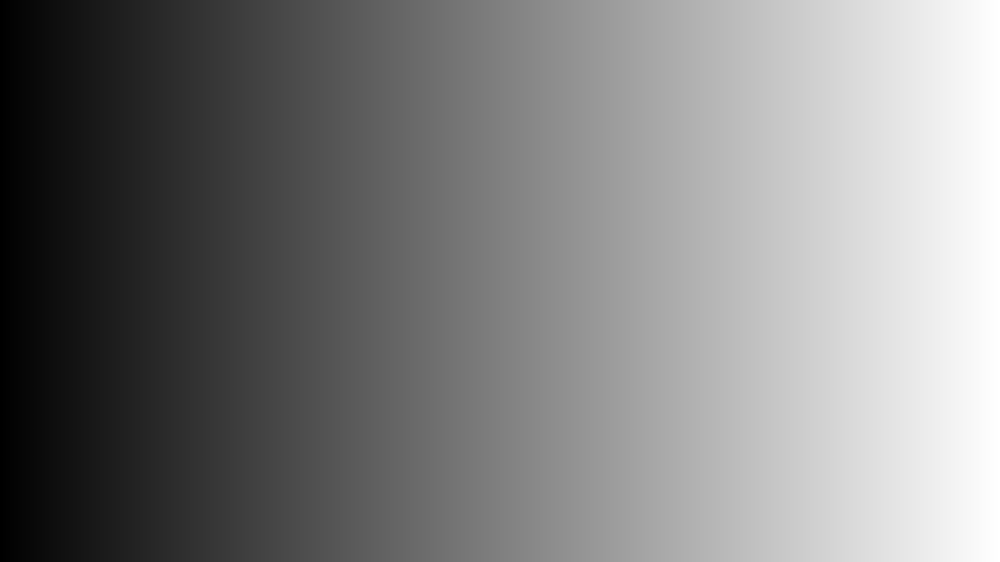
#> input picture DIP Lab/Projects/LAB/lab2/gradient.png, 1000 x 562 px, shrunk from 1920 x 1080 before the run, found by its file name
$ jupyter execute q1.ipynb
#> lines starting #> are read from the running program, lines starting #| are printed output that depends on the picture; after the words box and inside, x2 and y2 are one past the last pixel; in counts of white or black regions, pixels touching at a corner belong together
[cell 1]
import numpy as np
import cv2

[cell 2]
image = cv2.imread('E:/DIP/lab/lab2/gradient.png', 0)
#> image is the input picture: shape (562, 1000); min 0, max 255, mean 127.4
cv2.imshow('Original Image', image)
cv2.waitKey()

def quantize_image(img, levels):
#> called with levels = 16
    step = 256 // levels
    return (img // step) * step

a = quantize_image(image, 16)
b = quantize_image(image, 4)
#> call 2 of quantize_image, with levels = 4
#> in quantize_image (call 2), `return (img // step) * step`:
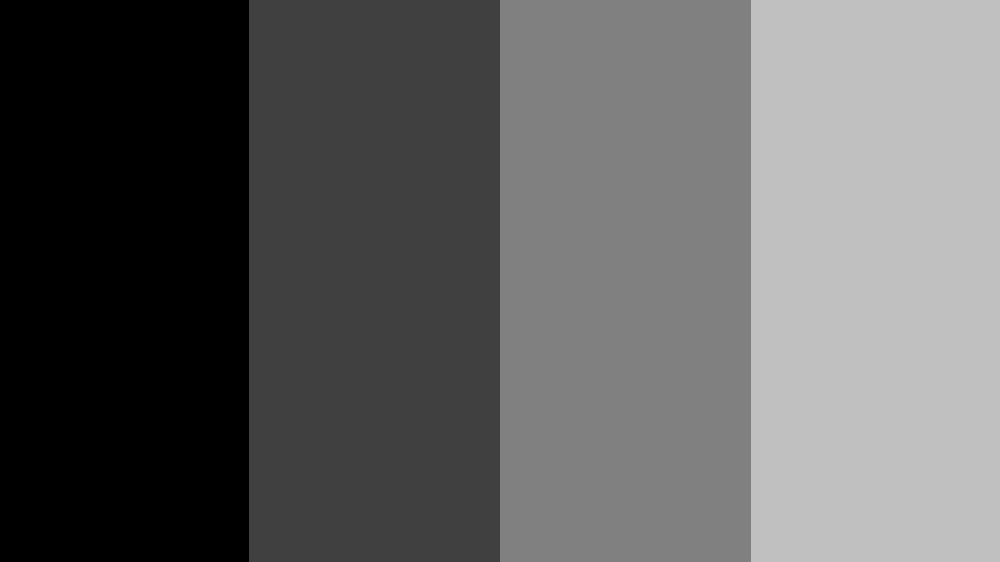
#> returned value: shape (562, 1000); min 0, max 192, mean 96
c = quantize_image(image, 2)
#> call 3 of quantize_image, with levels = 2
#> in quantize_image (call 3), `return (img // step) * step`:
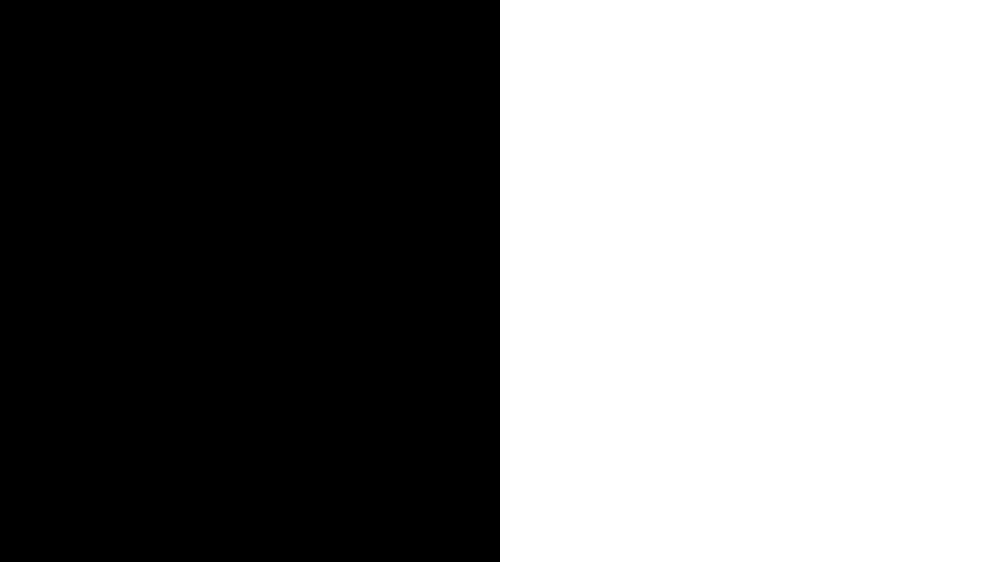
#> returned value: shape (562, 1000); values 0 (black) and 128 (white), 50% white; 1 white region, box (x1, y1, x2, y2) and area: (500, 0, 1000, 562) 281000

cv2.imshow('Original', image)
cv2.imshow('16 Levels', a)
cv2.imshow('4 Levels', b)
cv2.imshow('1 Level', c)

cv2.waitKey()

[cell 3]
import cv2
import numpy as np

img = cv2.imread('E:/DIP/lab/lab2/gradient.png', cv2.IMREAD_GRAYSCALE)
cv2.imshow('Original Image', b)
cv2.waitKey()

def process(image, levels):
#> called with levels = 16
    height, width = image.shape
#> height = 562; width = 1000
    quantized_img = np.zeros_like(image, dtype=np.uint8)
    step = 256 // levels

    for i in range(height):
        for j in range(width):
            quantized_img[i, j] = (image[i, j] // step) * step

    return quantized_img

img_16_levels = process(img, 16)
img_4_levels = process(img, 4)
img_1_level = process(img, 2)

cv2.imshow('Original', img)
cv2.imshow('16 Levels', img_16_levels)
cv2.imshow('4 Levels', img_4_levels)
cv2.imshow('1 Level', img_1_level)

cv2.waitKey()
cv2.destroyAllWindows()

[cell 4]
import cv2
import numpy as np

image = cv2.imread('E:/DIP/lab/lab2/cc.png', 0)
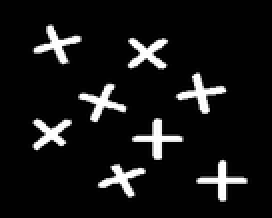
#> input picture DIP Lab/Projects/LAB/lab2/cc.png, 136 x 109 px, shrunk from 262 x 209 before the run, found by its file name (shown 2 times larger)
#> image is the input picture: shape (109, 136); min 0, max 255, mean 21.4

rows, cols = image.shape
#> rows = 109; cols = 136

padded_image = np.zeros((rows + 2, cols + 2), dtype=np.uint8)
padded_image[1:-1, 1:-1] = image
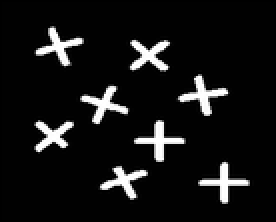
#> padded_image: shape (111, 138) (shown 2 times larger); min 0, max 255, mean 20.7


padded_image[padded_image >= 127] = 255
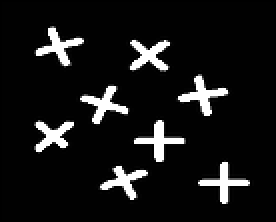
#> padded_image: shape (111, 138) (shown 2 times larger); 4.57% of pixels changed, all inside (x1, y1, x2, y2) = (18, 14, 125, 102)
padded_image[padded_image < 127] = 0
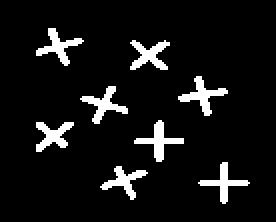
#> padded_image: shape (111, 138) (shown 2 times larger); 7.8% white; 8 white regions, largest, box (x1, y1, x2, y2) and area: (89, 38, 114, 58) 158, (67, 60, 92, 81) 157, (40, 43, 64, 62) 152

result_matrix = np.zeros_like(padded_image, dtype=np.uint8)
label_counter = 1


for i in range(1, rows + 1):
    for j in range(1, cols + 1):
        if padded_image[i, j] != 0:
            if padded_image[i - 1, j] == 0 and padded_image[i, j - 1] == 0:
                result_matrix[i, j] = label_counter
                label_counter += 1
            elif padded_image[i - 1, j] != 0 and padded_image[i, j - 1] == 0:
                result_matrix[i, j] = result_matrix[i - 1, j]
            elif padded_image[i - 1, j] == 0 and padded_image[i, j - 1] != 0:
                result_matrix[i, j] = result_matrix[i, j - 1]
            else:
                if result_matrix[i - 1, j] < result_matrix[i, j - 1]:
                    result_matrix[i, j] = result_matrix[i - 1, j]
                    result_matrix[i, j - 1] = result_matrix[i - 1, j]
                    label_counter -= 1
                elif result_matrix[i - 1, j] == result_matrix[i, j - 1]:
                    result_matrix[i, j] = result_matrix[i, j - 1]
                else:
                    result_matrix[i, j] = result_matrix[i, j - 1]
                    result_matrix[i - 1, j] = result_matrix[i, j - 1]
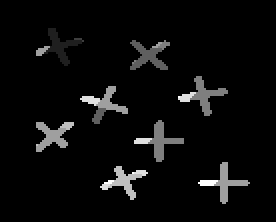
#> result_matrix: shape (111, 138) (shown 2 times larger); min 0, max 8, mean 0.345; drawn with min black and max white
#> after the loop, label_counter = 7

for k in range(1, rows + 1):
    for l in range(cols, 0, -1):
        if result_matrix[k, l] != 0 and result_matrix[k, l - 1] != 0 and result_matrix[k, l] > result_matrix[k, l - 1]:
            result_matrix[k, l] = result_matrix[k, l - 1]
#> result_matrix: shape (111, 138); 0.03% of pixels changed, all inside (x1, y1, x2, y2) = (33, 20, 82, 88)


print('Number of objects:',np.amax(result_matrix))
#| Number of objects: 8

cv2.imshow('Image', padded_image)
cv2.waitKey(0)
cv2.destroyAllWindows()
